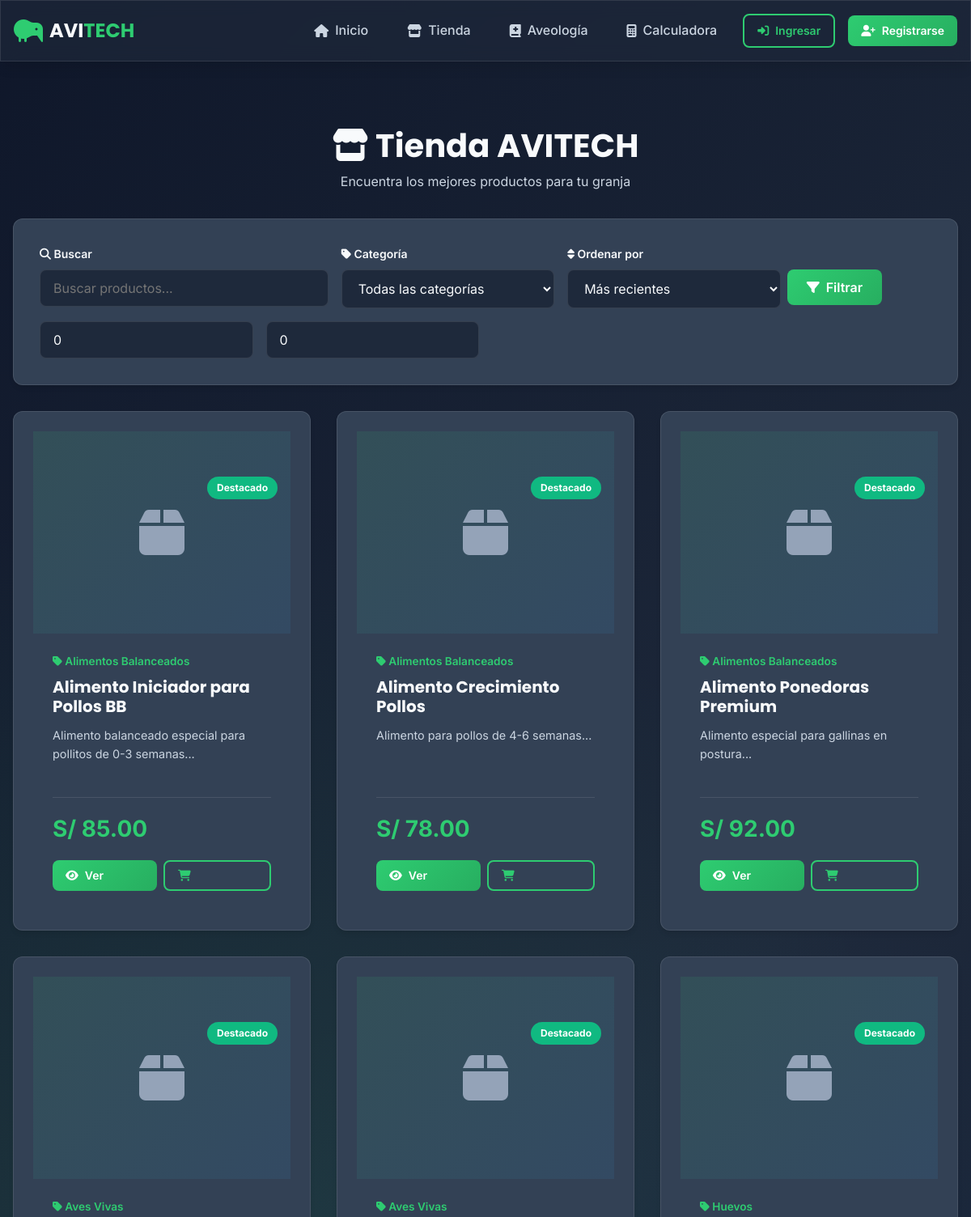
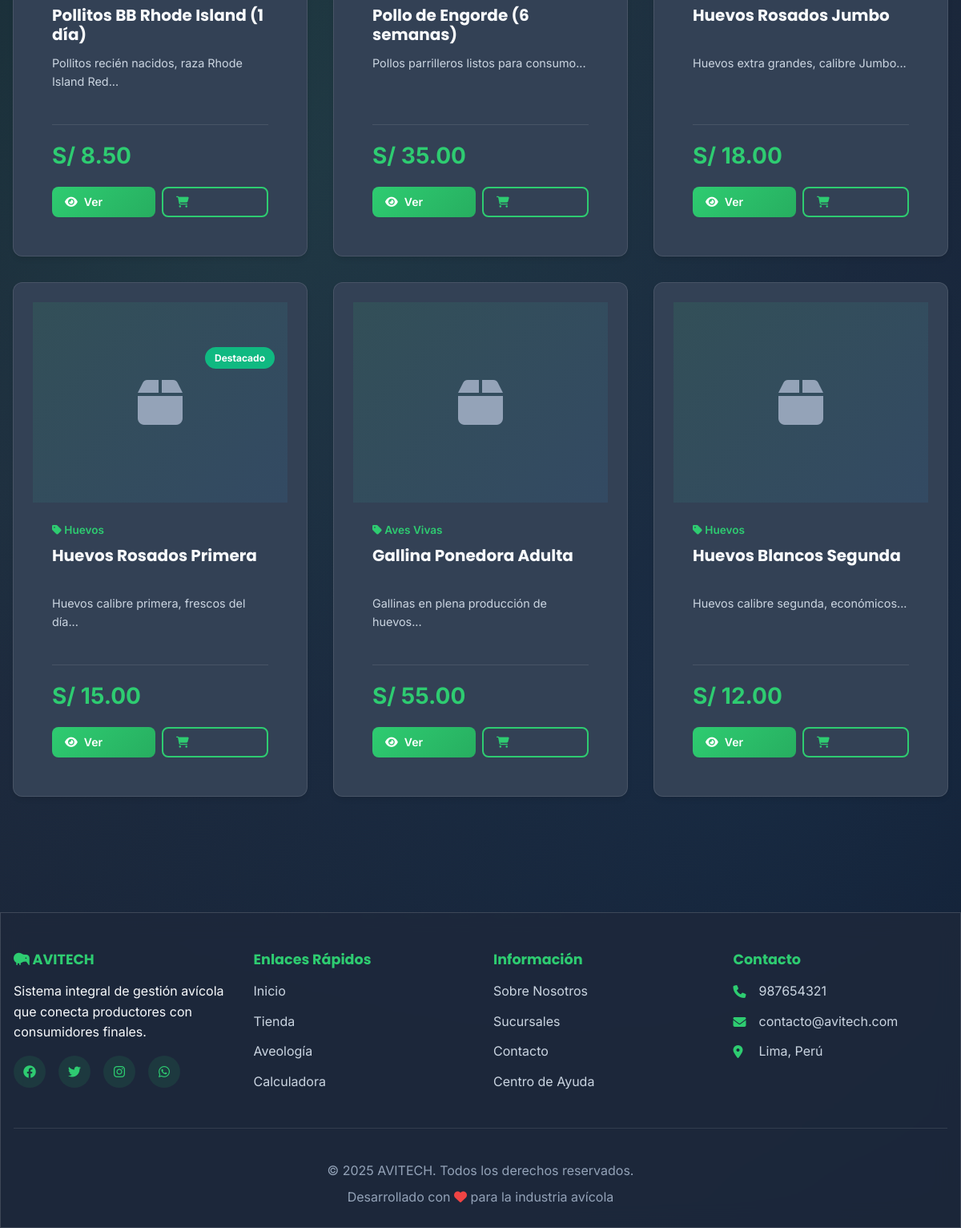
The page /tienda on the database its author committed (2 pictures, top to bottom).
### tables this page shows
CREATE TABLE productos (
    id_producto INT AUTO_INCREMENT PRIMARY KEY,
    id_categoria_producto INT NOT NULL,
    codigo_producto VARCHAR(50) UNIQUE,
    nombre_producto VARCHAR(255) NOT NULL,
    slug VARCHAR(255) NOT NULL UNIQUE,
    descripcion_corta TEXT,
    descripcion_larga LONGTEXT,
    precio_unitario DECIMAL(10,2) NOT NULL,
    precio_oferta DECIMAL(10,2),
    unidad_medida ENUM('unidad', 'kg', 'lb', 'docena', 'caja', 'saco') DEFAULT 'unidad',
    peso_gramos DECIMAL(8,2),
    stock_total INT DEFAULT 0 COMMENT 'Stock total en granja central',
    stock_minimo INT DEFAULT 5,
    requiere_refrigeracion TINYINT(1) DEFAULT 0,
    dias_frescura INT COMMENT 'Días de vida útil del producto',
    destacado TINYINT(1) DEFAULT 0,
    activo TINYINT(1) DEFAULT 1,
    fecha_creacion TIMESTAMP DEFAULT CURRENT_TIMESTAMP,
    fecha_actualizacion TIMESTAMP DEFAULT CURRENT_TIMESTAMP ON UPDATE CURRENT_TIMESTAMP,
    FOREIGN KEY (id_categoria_producto) REFERENCES categorias_producto(id_categoria_producto),
    INDEX idx_categoria (id_categoria_producto),
    INDEX idx_slug (slug),
    INDEX idx_destacado (destacado),
    INDEX idx_activo (activo),
    FULLTEXT KEY ft_productos (nombre_producto, descripcion_corta)
);

CREATE TABLE categorias_producto (
    id_categoria_producto INT AUTO_INCREMENT PRIMARY KEY,
    nombre_categoria VARCHAR(100) NOT NULL UNIQUE,
    slug VARCHAR(100) NOT NULL UNIQUE,
    descripcion TEXT,
    icono VARCHAR(50),
    imagen VARCHAR(255),
    parent_id INT DEFAULT NULL COMMENT 'Para subcategorías',
    orden INT DEFAULT 0,
    activo TINYINT(1) DEFAULT 1,
    fecha_creacion TIMESTAMP DEFAULT CURRENT_TIMESTAMP,
    FOREIGN KEY (parent_id) REFERENCES categorias_producto(id_categoria_producto) ON DELETE SET NULL,
    INDEX idx_parent (parent_id),
    INDEX idx_slug (slug)
);

### controllers/TiendaController.php (called while the page is built, shortened)
<?php
require_once ROOT_PATH . '/core/Controller.php';
require_once ROOT_PATH . '/models/Producto.php';
class TiendaController extends Controller
{
    private $productoModel;
    public function __construct()
    {
        $this->productoModel = new Producto($this->db);
    }
    public function index()
    {
        $busqueda = $this->sanitize($_GET['q'] ?? '');
        $categoria = intval($_GET['categoria'] ?? 0);
        $ordenar = $this->sanitize($_GET['orden'] ?? 'recientes');
        $precioMin = floatval($_GET['precio_min'] ?? 0);
        $precioMax = floatval($_GET['precio_max'] ?? 0);
        $filtros = [];
        $order = match ($ordenar) {
            'precio_asc' => 'precio_unitario ASC',
            'precio_desc' => 'precio_unitario DESC',
            'nombre' => 'nombre_producto ASC',
            default => 'p.fecha_creacion DESC'
        };
        $filtros['order'] = $order;
        $productos = $this->productoModel->getAll($filtros, 12);
        $categorias = $this->productoModel->getCategorias();
        $data = [
            'title' => 'Tienda - ' . APP_NAME,
            'productos' => $productos,
            'categorias' => $categorias,
            'filtros_actuales' => [
                'busqueda' => $busqueda,
                'categoria' => $categoria,
                'orden' => $ordenar,
                'precio_min' => $precioMin,
                'precio_max' => $precioMax
            ]
        ];
        $this->view('tienda/index', $data);
    }
}

### core/Database.php (called while the page is built, shortened)
<?php
class Database
{
    private static $instance = null;
    private $connection;
    private function __construct()
    {
        try {
            $dsn = "mysql:host=" . DB_HOST . ";dbname=" . DB_NAME . ";charset=" . DB_CHARSET;
            $options = [
                PDO::ATTR_ERRMODE => PDO::ERRMODE_EXCEPTION,
                PDO::ATTR_DEFAULT_FETCH_MODE => PDO::FETCH_ASSOC,
                PDO::ATTR_EMULATE_PREPARES => false,
                PDO::MYSQL_ATTR_INIT_COMMAND => "SET NAMES " . DB_CHARSET
            ];
            $this->connection = new PDO($dsn, DB_USER, DB_PASS, $options);
        } catch (PDOException $e) {
            die("Error de conexión: " . $e->getMessage());
        }
    }
    public static function getInstance()
    {
        if (self::$instance === null) {
            self::$instance = new self();
        }
        return self::$instance;
    }
    public function getConnection()
    {
        return $this->connection;
    }
}

### models/Producto.php (called while the page is built, shortened)
<?php
class Producto
{
    private $db;
    private $table = 'productos';
    public function __construct($db)
    {
        $this->db = $db;
    }
    public function getAll($filters = [], $limit = 12, $offset = 0)
    {
        $query = "SELECT p.*, cp.nombre_categoria, cp.slug as categoria_slug,
                  (SELECT url_imagen FROM imagenes_producto WHERE id_producto = p.id_producto AND es_principal = 1 LIMIT 1) as imagen_principal
                  FROM {$this->table} p
                  INNER JOIN categorias_producto cp ON p.id_categoria_producto = cp.id_categoria_producto
                  WHERE p.activo = 1";
        $params = [];
        $query .= " ORDER BY p.destacado DESC, p.fecha_creacion DESC LIMIT :limit OFFSET :offset";
        $stmt = $this->db->prepare($query);
        $stmt->bindValue(':limit', $limit, PDO::PARAM_INT);
        $stmt->bindValue(':offset', $offset, PDO::PARAM_INT);
        $stmt->execute();
        return $stmt->fetchAll();
    }
}

### views/tienda/index.php (the view, shortened to what this page needs)
<?php require_once ROOT_PATH . '/views/layouts/header.php'; ?>
<div class="container">
    <div class="shop-header">
        <h1><i class="fas fa-store"></i> Tienda AVITECH</h1>
        <p class="text-secondary">Encuentra los mejores productos para tu granja</p>
    </div>
    <div class="shop-filters glass card">
        <form method="GET" action="<?php echo APP_URL; ?>/tienda" class="filter-form">
            <div class="row">
                <div class="col-4">
                    <div class="form-group">
                        <label><i class="fas fa-search"></i> Buscar</label>
                        <input type="text" name="q" class="form-control" placeholder="Buscar productos..."
                            value="<?php echo htmlspecialchars($filtros_actuales['busqueda']); ?>">
                    </div>
                </div>
                <div class="col-3">
                    <div class="form-group">
                        <label><i class="fas fa-tag"></i> Categoría</label>
                        <select name="categoria" class="form-control">
                            <option value="">Todas las categorías</option>
                        </select>
                    </div>
                </div>
                <div class="col-3">
                    <div class="form-group">
                        <label><i class="fas fa-sort"></i> Ordenar por</label>
                        <select name="orden" class="form-control">
                            <option value="recientes" <?php echo $filtros_actuales['orden'] == 'recientes' ? 'selected' : ''; ?>>Más recientes</option>
                        </select>
                    </div>
                </div>
                <div class="col-2">
                    <div class="form-group">
                        <label>&nbsp;</label>
                        <button type="submit" class="btn btn-primary w-full">
                            <i class="fas fa-filter"></i> Filtrar
                        </button>
                    </div>
                </div>
            </div>
            <div class="row mt-2">
                <div class="col-3">
                    <input type="number" name="precio_min" class="form-control" placeholder="Precio mínimo"
                        value="<?php echo $filtros_actuales['precio_min']; ?>" step="0.01">
                </div>
                <div class="col-3">
                    <input type="number" name="precio_max" class="form-control" placeholder="Precio máximo"
                        value="<?php echo $filtros_actuales['precio_max']; ?>" step="0.01">
                </div>
            </div>
        </form>
    </div>
    <?php if (!empty($productos)): ?>
        <div class="products-grid">
            <?php foreach ($productos as $producto): ?>
                <div class="product-card glass card animate-on-scroll">
                    <div class="product-image">
                        <?php if ($producto['imagen_principal']): ?>
                            <img src="<?php echo APP_URL . '/uploads/' . $producto['imagen_principal']; ?>"
                                alt="<?php echo htmlspecialchars($producto['nombre_producto']); ?>">
                        <?php else: ?>
                            <div class="no-image">
                                <i class="fas fa-box"></i>
                            </div>
                        <?php endif; ?>
                        <?php if ($producto['destacado']): ?>
                            <span class="badge badge-success product-badge" style="top: 3.5rem;">Destacado</span>
                        <?php endif; ?>
                    </div>
                    <div class="product-body">
                        <div class="product-category">
                            <i class="fas fa-tag"></i> <?php echo htmlspecialchars($producto['nombre_categoria']); ?>
                        </div>
                        <h3 class="product-title">
                            <a href="<?php echo APP_URL . '/tienda/detalle/' . $producto['slug']; ?>">
                                <?php echo htmlspecialchars($producto['nombre_producto']); ?>
                            </a>
                        </h3>
                        <p class="product-description">
                            <?php echo htmlspecialchars(substr($producto['descripcion_corta'] ?? 'Producto de calidad premium', 0, 100)) . '...'; ?>
                        </p>
                        <div class="product-footer">
                            <div class="product-price">
                                <?php if ($producto['precio_oferta']): ?>
                                    <span class="price-old">S/ <?php echo number_format($producto['precio_unitario'], 2); ?></span>
                                    <span class="price-current">S/ <?php echo number_format($producto['precio_oferta'], 2); ?></span>
                                    <span class="discount-badge">
                                        -<?php echo round((($producto['precio_unitario'] - $producto['precio_oferta']) / $producto['precio_unitario']) * 100); ?>%
                                    </span>
                                <?php else: ?>
                                    <span class="price-current">S/ <?php echo number_format($producto['precio_unitario'], 2); ?></span>
                                <?php endif; ?>
                            </div>
                            <div class="product-actions">
                                <a href="<?php echo APP_URL . '/tienda/detalle/' . $producto['slug']; ?>"
                                    class="btn btn-primary btn-sm">
                                    <i class="fas fa-eye"></i> Ver
                                </a>
                                <button class="btn btn-outline btn-sm add-to-cart"
                                    data-id="<?php echo $producto['id_producto']; ?>">
                                    <i class="fas fa-shopping-cart"></i>
                                </button>
                            </div>
                        </div>
                    </div>
                </div>
            <?php endforeach; ?>
        </div>
    <?php endif; ?>
</div>
<?php require_once ROOT_PATH . '/views/layouts/footer.php'; ?>

### public/css/style.css (style rules this page uses)
:root { --color-primary: #2ecc71; --color-primary-dark: #27ae60; --color-primary-light: #58d68d; --color-secondary: #3498db; --color-secondary-dark: #2980b9; --color-secondary-light: #5dade2; --color-accent: #f39c12; --color-accent-dark: #e67e22; --color-bg-main: #0f172a; --color-bg-secondary: #1e293b; --color-bg-card: #334155; --color-bg-glass: rgba(30, 41, 59, 0.7); --color-text-primary: #f8fafc; --color-text-secondary: #cbd5e1; --color-text-muted: #94a3b8; --color-success: #10b981; --color-danger: #ef4444; --color-warning: #f59e0b; --color-info: #3b82f6; --shadow-sm: 0 1px 2px 0 rgb(0 0 0 / 0.05); --shadow-md: 0 4px 6px -1px rgb(0 0 0 / 0.1); --shadow-lg: 0 10px 15px -3px rgb(0 0 0 / 0.1); --shadow-xl: 0 20px 25px -5px rgb(0 0 0 / 0.1); --shadow-glow: 0 0 20px rgba(46, 204, 113, 0.3); --radius-sm: 0.375rem; --radius-md: 0.5rem; --radius-lg: 0.75rem; --radius-xl: 1rem; --radius-full: 9999px; --transition-fast: 0.15s ease-in-out; --transition-base: 0.3s ease-in-out; --transition-slow: 0.5s ease-in-out; --font-main: 'Inter', -apple-system, BlinkMacSystemFont, 'Segoe UI', sans-serif; --font-heading: 'Poppins', sans-serif; }
* { margin: 0; padding: 0; box-sizing: border-box; }
html { font-size: 16px; scroll-behavior: smooth; }
body { font-family: var(--font-main); background: var(--color-bg-main); color: var(--color-text-primary); line-height: 1.6; overflow-x: hidden; min-height: 100vh; }
body::before { content: ''; position: fixed; top: 0; left: 0; width: 100%; height: 100%; background: linear-gradient(135deg, var(--color-bg-main) 0%, var(--color-bg-secondary) 50%, var(--color-bg-main) 100% ); z-index: -2; }
body::after { content: ''; position: fixed; top: 0; left: 0; width: 100%; height: 100%; background-image: radial-gradient(circle at 20% 50%, rgba(46, 204, 113, 0.1) 0%, transparent 50%), radial-gradient(circle at 80% 80%, rgba(52, 152, 219, 0.1) 0%, transparent 50%); z-index: -1; }
h1, h2, h3, h4, h5, h6 { font-family: var(--font-heading); font-weight: 700; line-height: 1.2; margin-bottom: 1rem; }
h1 { font-size: 2.5rem; }
h3 { font-size: 1.75rem; }
p { margin-bottom: 1rem; }
a { color: var(--color-primary); text-decoration: none; transition: color var(--transition-base); }
.container { width: 100%; max-width: 1200px; margin: 0 auto; padding: 0 1rem; }
.glass { background: var(--color-bg-glass); backdrop-filter: blur(10px); -webkit-backdrop-filter: blur(10px); border: 1px solid rgba(255, 255, 255, 0.1); box-shadow: var(--shadow-lg); }
.card { background: var(--color-bg-card); border-radius: var(--radius-lg); padding: 1.5rem; box-shadow: var(--shadow-md); transition: all var(--transition-base); }
.btn { display: inline-flex; align-items: center; gap: 0.5rem; padding: 0.75rem 1.5rem; font-family: var(--font-main); font-size: 1rem; font-weight: 600; text-align: center; border: none; border-radius: var(--radius-md); cursor: pointer; transition: all var(--transition-base); text-decoration: none; white-space: nowrap; }
.btn-primary { background: linear-gradient(135deg, var(--color-primary), var(--color-primary-dark)); color: white; }
.btn-outline { background: transparent; border: 2px solid var(--color-primary); color: var(--color-primary); }
.btn-sm { padding: 0.5rem 1rem; font-size: 0.875rem; }
.form-group { margin-bottom: 1.5rem; }
.form-control { width: 100%; padding: 0.75rem 1rem; font-family: var(--font-main); font-size: 1rem; background: var(--color-bg-secondary); border: 1px solid rgba(255, 255, 255, 0.1); border-radius: var(--radius-md); color: var(--color-text-primary); transition: all var(--transition-base); }
select.form-control { cursor: pointer; }
.row { display: flex; flex-wrap: wrap; margin: 0 -0.5rem; }
.col-4 { flex: 0 0 33.333%; max-width: 33.333%; padding: 0 0.5rem; }
.col-3 { flex: 0 0 25%; max-width: 25%; padding: 0 0.5rem; }
.text-secondary { color: var(--color-text-secondary); }
.mt-2 { margin-top: 1rem; }
.badge { display: inline-block; padding: 0.25rem 0.75rem; font-size: 0.875rem; font-weight: 600; border-radius: var(--radius-full); }
.badge-success { background: var(--color-success); color: white; }

### rows shown on the page
productos: destacado "Destacado", id_categoria_producto.nombre_categoria "Alimentos Balanceados", nombre_producto "Alimento Iniciador para Pollos BB", descripcion_corta "Alimento balanceado especial para pollitos de 0-3 semanas", precio_unitario "85.00"
productos: destacado "Destacado", id_categoria_producto.nombre_categoria "Alimentos Balanceados", nombre_producto "Alimento Crecimiento Pollos", descripcion_corta "Alimento para pollos de 4-6 semanas", precio_unitario "78.00"
productos: destacado "Destacado", id_categoria_producto.nombre_categoria "Alimentos Balanceados", nombre_producto "Alimento Ponedoras Premium", descripcion_corta "Alimento especial para gallinas en postura", precio_unitario "92.00"
productos: destacado "Destacado", id_categoria_producto.nombre_categoria "Aves Vivas", nombre_producto "Pollitos BB Rhode Island (1 día)", descripcion_corta "Pollitos recién nacidos, raza Rhode Island Red", precio_unitario "8.50"
productos: destacado "Destacado", id_categoria_producto.nombre_categoria "Aves Vivas", nombre_producto "Pollo de Engorde (6 semanas)", descripcion_corta "Pollos parrilleros listos para consumo", precio_unitario "35.00"
productos: destacado "Destacado", id_categoria_producto.nombre_categoria "Huevos", nombre_producto "Huevos Rosados Jumbo", descripcion_corta "Huevos extra grandes, calibre Jumbo", precio_unitario "18.00"
productos: destacado "Destacado", id_categoria_producto.nombre_categoria "Huevos", nombre_producto "Huevos Rosados Primera", descripcion_corta "Huevos calibre primera, frescos del día", precio_unitario "15.00"
productos: id_categoria_producto.nombre_categoria "Aves Vivas", nombre_producto "Gallina Ponedora Adulta", descripcion_corta "Gallinas en plena producción de huevos", precio_unitario "55.00"
productos: id_categoria_producto.nombre_categoria "Huevos", nombre_producto "Huevos Blancos Segunda", descripcion_corta "Huevos calibre segunda, económicos", precio_unitario "12.00"
